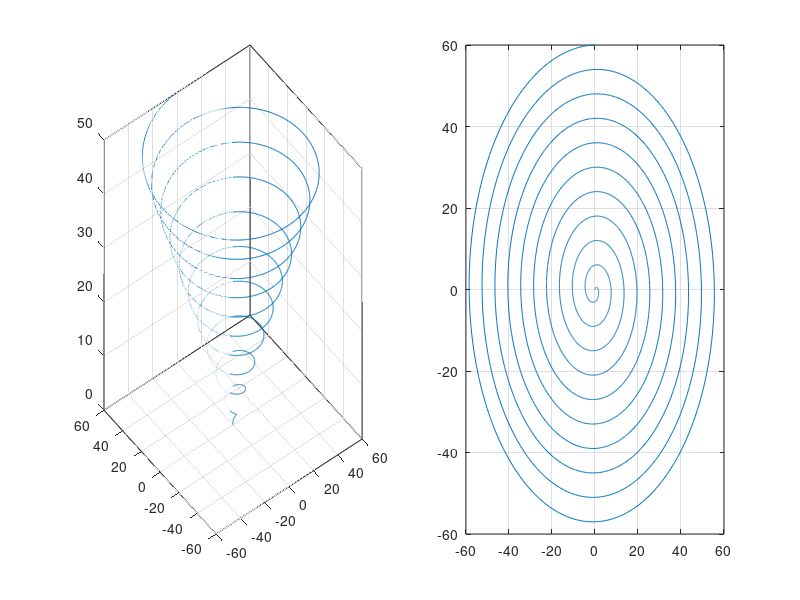

Write the MATLAB code that produced this figure.
%Matlab-Projekt Aufgabe 3

%{
    Autor: Marcel Grandinetti
    Datum:01.08.2017
    Beschribung:    Eine Periode = 2pi --> 10 Perioden = 20pi
                    20pi=50s*w --> w=0.4pi
                    
%}
clear


%% Funktion

t=[0:0.01:50];
w=0.4*pi;
x=1.2*t.*sin(w*t);
y=1.2*t.*cos(w*t);


%% Plot

figure(1);
subplot(1,2,1);
plot3(x,y,t);
box on;
grid on;

subplot(1,2,2);
plot3(x,y,t);
box on;
grid on;
view(2)